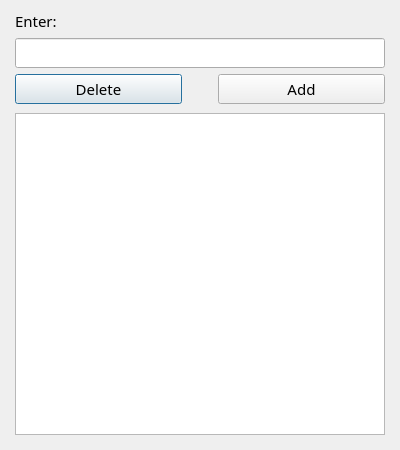
<?xml version="1.0" encoding="UTF-8"?>
<ui version="4.0">
 <class>listEdit</class>
 <widget class="QDialog" name="listEdit">
  <property name="geometry">
   <rect>
    <x>0</x>
    <y>0</y>
    <width>400</width>
    <height>450</height>
   </rect>
  </property>
  <property name="sizePolicy">
   <sizepolicy hsizetype="Preferred" vsizetype="Preferred">
    <horstretch>0</horstretch>
    <verstretch>0</verstretch>
   </sizepolicy>
  </property>
  <property name="maximumSize">
   <size>
    <width>500</width>
    <height>600</height>
   </size>
  </property>
  <property name="font">
   <font>
    <family>Titillium Web</family>
    <pointsize>11</pointsize>
   </font>
  </property>
  <property name="windowTitle">
   <string>List Edit</string>
  </property>
  <layout class="QVBoxLayout" name="verticalLayout">
   <property name="leftMargin">
    <number>15</number>
   </property>
   <property name="topMargin">
    <number>10</number>
   </property>
   <property name="rightMargin">
    <number>15</number>
   </property>
   <property name="bottomMargin">
    <number>15</number>
   </property>
   <item>
    <widget class="QLabel" name="itemInputPrompt">
     <property name="text">
      <string>Enter:</string>
     </property>
    </widget>
   </item>
   <item>
    <widget class="QLineEdit" name="itemInputField"/>
   </item>
   <item>
    <layout class="QHBoxLayout" name="horizontalLayout">
     <property name="bottomMargin">
      <number>3</number>
     </property>
     <item>
      <widget class="QPushButton" name="deleteBtn">
       <property name="sizePolicy">
        <sizepolicy hsizetype="Preferred" vsizetype="Preferred">
         <horstretch>0</horstretch>
         <verstretch>0</verstretch>
        </sizepolicy>
       </property>
       <property name="minimumSize">
        <size>
         <width>0</width>
         <height>0</height>
        </size>
       </property>
       <property name="text">
        <string>Delete</string>
       </property>
      </widget>
     </item>
     <item>
      <spacer name="btnSpacer">
       <property name="orientation">
        <enum>Qt::Horizontal</enum>
       </property>
       <property name="sizeType">
        <enum>QSizePolicy::Fixed</enum>
       </property>
       <property name="sizeHint" stdset="0">
        <size>
         <width>30</width>
         <height>20</height>
        </size>
       </property>
      </spacer>
     </item>
     <item>
      <widget class="QPushButton" name="addBtn">
       <property name="text">
        <string>Add</string>
       </property>
      </widget>
     </item>
    </layout>
   </item>
   <item>
    <widget class="QListWidget" name="itemsList"/>
   </item>
  </layout>
 </widget>
 <resources/>
 <connections/>
</ui>
